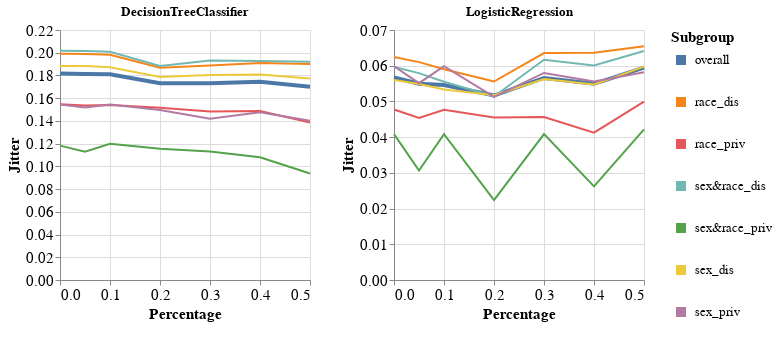

Notebook source saved alongside this figure:
### Markdown cell above
### Specific subgroup metric per dataset and multiple models

### Code cell
visualizer.create_subgroups_grid_pct_lines_per_model_plot(subgroup_metric='Jitter',
                                                          target_preprocessing_technique=PREPROCESSING_TECHNIQUES[0],
                                                          model_names=MODEL_NAMES)

### Figure 1 — Vega-Lite specification as saved in the notebook (floating-point values rounded to 4 significant figures)
{"config": {"view": {"continuousWidth": 400, "continuousHeight": 300}, "axis": {"labelFontSize": 15, "titleFontSize": 15}, "legend": {"labelFontSize": 13, "symbolStrokeWidth": 10, "titleFontSize": 15}}, "vconcat": [{"hconcat": [{"mark": "line", "encoding": {"color": {"field": "Subgroup", "type": "nominal"}, "strokeWidth": {"condition": {"value": 4, "test": "datum.Subgroup == 'overall'"}, "value": 2}, "x": {"field": "Percentage", "type": "quantitative"}, "y": {"field": "Metric_Value", "title": "Jitter", "type": "quantitative"}}, "height": 250, "title": "DecisionTreeClassifier", "width": 250}, {"data": {"name": "data-8e3f010fab317eb336cb9ab4fa7b270b"}, "mark": "line", "encoding": {"color": {"field": "Subgroup", "type": "nominal"}, "strokeWidth": {"condition": {"value": 4, "test": "datum.Subgroup == 'overall'"}, "value": 2}, "x": {"field": "Percentage", "type": "quantitative"}, "y": {"field": "Metric_Value", "title": "Jitter", "type": "quantitative"}}, "height": 250, "title": "LogisticRegression", "width": 250}]}], "data": {"name": "data-708f8a3e0bc0624662b78a042a5c7dd1"}, "$schema": "https://vega.github.io/schema/vega-lite/v4.17.0.json", "datasets": {"data-708f8a3e0bc0624662b78a042a5c7dd1": [{"Model_Name": "DecisionTreeClassifier", "Test_Set_Index": 0.0, "Metric": "Jitter", "Subgroup": "overall", "Num_Estimators": 50.0, "Metric_Value": 0.1818, "Percentage": 0.0}, {"Model_Name": "DecisionTreeClassifier", "Test_Set_Index": 0.0, "Metric": "Jitter", "Subgroup": "race_dis", "Num_Estimators": 50.0, "Metric_Value": 0.1991, "Percentage": 0.0}, {"Model_Name": "DecisionTreeClassifier", "Test_Set_Index": 0.0, "Metric": "Jitter", "Subgroup": "race_priv", "Num_Estimators": 50.0, "Metric_Value": 0.1546, "Percentage": 0.0}, {"Model_Name": "DecisionTreeClassifier", "Test_Set_Index": 0.0, "Metric": "Jitter", "Subgroup": "sex&race_dis", "Num_Estimators": 50.0, "Metric_Value": 0.2018, "Percentage": 0.0}, {"Model_Name": "DecisionTreeClassifier", "Test_Set_Index": 0.0, "Metric": "Jitter", "Subgroup": "sex&race_priv", "Num_Estimators": 50.0, "Metric_Value": 0.1182, "Percentage": 0.0}, {"Model_Name": "DecisionTreeClassifier", "Test_Set_Index": 0.0, "Metric": "Jitter", "Subgroup": "sex_dis", "Num_Estimators": 50.0, "Metric_Value": 0.1883, "Percentage": 0.0}, {"Model_Name": "DecisionTreeClassifier", "Test_Set_Index": 0.0, "Metric": "Jitter", "Subgroup": "sex_priv", "Num_Estimators": 50.0, "Metric_Value": 0.1544, "Percentage": 0.0}, {"Model_Name": "DecisionTreeClassifier", "Test_Set_Index": 1.0, "Metric": "Jitter", "Subgroup": "overall", "Num_Estimators": 50.0, "Metric_Value": 0.1813, "Percentage": 0.05}, {"Model_Name": "DecisionTreeClassifier", "Test_Set_Index": 1.0, "Metric": "Jitter", "Subgroup": "race_dis", "Num_Estimators": 50.0, "Metric_Value": 0.1989, "Percentage": 0.05}, {"Model_Name": "DecisionTreeClassifier", "Test_Set_Index": 1.0, "Metric": "Jitter", "Subgroup": "race_priv", "Num_Estimators": 50.0, "Metric_Value": 0.1535, "Percentage": 0.05}, {"Model_Name": "DecisionTreeClassifier", "Test_Set_Index": 1.0, "Metric": "Jitter", "Subgroup": "sex&race_dis", "Num_Estimators": 50.0, "Metric_Value": 0.2015, "Percentage": 0.05}, {"Model_Name": "DecisionTreeClassifier", "Test_Set_Index": 1.0, "Metric": "Jitter", "Subgroup": "sex&race_priv", "Num_Estimators": 50.0, "Metric_Value": 0.1129, "Percentage": 0.05}, {"Model_Name": "DecisionTreeClassifier", "Test_Set_Index": 1.0, "Metric": "Jitter", "Subgroup": "sex_dis", "Num_Estimators": 50.0, "Metric_Value": 0.1883, "Percentage": 0.05}, {"Model_Name": "DecisionTreeClassifier", "Test_Set_Index": 1.0, "Metric": "Jitter", "Subgroup": "sex_priv", "Num_Estimators": 50.0, "Metric_Value": 0.1519, "Percentage": 0.05}, {"Model_Name": "DecisionTreeClassifier", "Test_Set_Index": 2.0, "Metric": "Jitter", "Subgroup": "overall", "Num_Estimators": 50.0, "Metric_Value": 0.181, "Percentage": 0.1}, {"Model_Name": "DecisionTreeClassifier", "Test_Set_Index": 2.0, "Metric": "Jitter", "Subgroup": "race_dis", "Num_Estimators": 50.0, "Metric_Value": 0.1982, "Percentage": 0.1}, {"Model_Name": "DecisionTreeClassifier", "Test_Set_Index": 2.0, "Metric": "Jitter", "Subgroup": "race_priv", "Num_Estimators": 50.0, "Metric_Value": 0.154, "Percentage": 0.1}, {"Model_Name": "DecisionTreeClassifier", "Test_Set_Index": 2.0, "Metric": "Jitter", "Subgroup": "sex&race_dis", "Num_Estimators": 50.0, "Metric_Value": 0.2009, "Percentage": 0.1}, {"Model_Name": "DecisionTreeClassifier", "Test_Set_Index": 2.0, "Metric": "Jitter", "Subgroup": "sex&race_priv", "Num_Estimators": 50.0, "Metric_Value": 0.1198, "Percentage": 0.1}, {"Model_Name": "DecisionTreeClassifier", "Test_Set_Index": 2.0, "Metric": "Jitter", "Subgroup": "sex_dis", "Num_Estimators": 50.0, "Metric_Value": 0.1873, "Percentage": 0.1}, {"Model_Name": "DecisionTreeClassifier", "Test_Set_Index": 2.0, "Metric": "Jitter", "Subgroup": "sex_priv", "Num_Estimators": 50.0, "Metric_Value": 0.1545, "Percentage": 0.1}, {"Model_Name": "DecisionTreeClassifier", "Test_Set_Index": 3.0, "Metric": "Jitter", "Subgroup": "overall", "Num_Estimators": 50.0, "Metric_Value": 0.1731, "Percentage": 0.2}, {"Model_Name": "DecisionTreeClassifier", "Test_Set_Index": 3.0, "Metric": "Jitter", "Subgroup": "race_dis", "Num_Estimators": 50.0, "Metric_Value": 0.1867, "Percentage": 0.2}, {"Model_Name": "DecisionTreeClassifier", "Test_Set_Index": 3.0, "Metric": "Jitter", "Subgroup": "race_priv", "Num_Estimators": 50.0, "Metric_Value": 0.1516, "Percentage": 0.2}, {"Model_Name": "DecisionTreeClassifier", "Test_Set_Index": 3.0, "Metric": "Jitter", "Subgroup": "sex&race_dis", "Num_Estimators": 50.0, "Metric_Value": 0.1883, "Percentage": 0.2}, {"Model_Name": "DecisionTreeClassifier", "Test_Set_Index": 3.0, "Metric": "Jitter", "Subgroup": "sex&race_priv", "Num_Estimators": 50.0, "Metric_Value": 0.1156, "Percentage": 0.2}, {"Model_Name": "DecisionTreeClassifier", "Test_Set_Index": 3.0, "Metric": "Jitter", "Subgroup": "sex_dis", "Num_Estimators": 50.0, "Metric_Value": 0.1786, "Percentage": 0.2}, {"Model_Name": "DecisionTreeClassifier", "Test_Set_Index": 3.0, "Metric": "Jitter", "Subgroup": "sex_priv", "Num_Estimators": 50.0, "Metric_Value": 0.1495, "Percentage": 0.2}, {"Model_Name": "DecisionTreeClassifier", "Test_Set_Index": 4.0, "Metric": "Jitter", "Subgroup": "overall", "Num_Estimators": 50.0, "Metric_Value": 0.1731, "Percentage": 0.3}, {"Model_Name": "DecisionTreeClassifier", "Test_Set_Index": 4.0, "Metric": "Jitter", "Subgroup": "race_dis", "Num_Estimators": 50.0, "Metric_Value": 0.1888, "Percentage": 0.3}, {"Model_Name": "DecisionTreeClassifier", "Test_Set_Index": 4.0, "Metric": "Jitter", "Subgroup": "race_priv", "Num_Estimators": 50.0, "Metric_Value": 0.1484, "Percentage": 0.3}, {"Model_Name": "DecisionTreeClassifier", "Test_Set_Index": 4.0, "Metric": "Jitter", "Subgroup": "sex&race_dis", "Num_Estimators": 50.0, "Metric_Value": 0.1932, "Percentage": 0.3}, {"Model_Name": "DecisionTreeClassifier", "Test_Set_Index": 4.0, "Metric": "Jitter", "Subgroup": "sex&race_priv", "Num_Estimators": 50.0, "Metric_Value": 0.1131, "Percentage": 0.3}, {"Model_Name": "DecisionTreeClassifier", "Test_Set_Index": 4.0, "Metric": "Jitter", "Subgroup": "sex_dis", "Num_Estimators": 50.0, "Metric_Value": 0.1805, "Percentage": 0.3}, {"Model_Name": "DecisionTreeClassifier", "Test_Set_Index": 4.0, "Metric": "Jitter", "Subgroup": "sex_priv", "Num_Estimators": 50.0, "Metric_Value": 0.142, "Percentage": 0.3}, {"Model_Name": "DecisionTreeClassifier", "Test_Set_Index": 5.0, "Metric": "Jitter", "Subgroup": "overall", "Num_Estimators": 50.0, "Metric_Value": 0.1745, "Percentage": 0.4}, {"Model_Name": "DecisionTreeClassifier", "Test_Set_Index": 5.0, "Metric": "Jitter", "Subgroup": "race_dis", "Num_Estimators": 50.0, "Metric_Value": 0.191, "Percentage": 0.4}, {"Model_Name": "DecisionTreeClassifier", "Test_Set_Index": 5.0, "Metric": "Jitter", "Subgroup": "race_priv", "Num_Estimators": 50.0, "Metric_Value": 0.1487, "Percentage": 0.4}, {"Model_Name": "DecisionTreeClassifier", "Test_Set_Index": 5.0, "Metric": "Jitter", "Subgroup": "sex&race_dis", "Num_Estimators": 50.0, "Metric_Value": 0.1928, "Percentage": 0.4}, {"Model_Name": "DecisionTreeClassifier", "Test_Set_Index": 5.0, "Metric": "Jitter", "Subgroup": "sex&race_priv", "Num_Estimators": 50.0, "Metric_Value": 0.108, "Percentage": 0.4}, {"Model_Name": "DecisionTreeClassifier", "Test_Set_Index": 5.0, "Metric": "Jitter", "Subgroup": "sex_dis", "Num_Estimators": 50.0, "Metric_Value": 0.1809, "Percentage": 0.4}, {"Model_Name": "DecisionTreeClassifier", "Test_Set_Index": 5.0, "Metric": "Jitter", "Subgroup": "sex_priv", "Num_Estimators": 50.0, "Metric_Value": 0.1475, "Percentage": 0.4}, {"Model_Name": "DecisionTreeClassifier", "Test_Set_Index": 6.0, "Metric": "Jitter", "Subgroup": "overall", "Num_Estimators": 50.0, "Metric_Value": 0.1701, "Percentage": 0.5}, {"Model_Name": "DecisionTreeClassifier", "Test_Set_Index": 6.0, "Metric": "Jitter", "Subgroup": "race_dis", "Num_Estimators": 50.0, "Metric_Value": 0.1901, "Percentage": 0.5}, {"Model_Name": "DecisionTreeClassifier", "Test_Set_Index": 6.0, "Metric": "Jitter", "Subgroup": "race_priv", "Num_Estimators": 50.0, "Metric_Value": 0.1387, "Percentage": 0.5}, {"Model_Name": "DecisionTreeClassifier", "Test_Set_Index": 6.0, "Metric": "Jitter", "Subgroup": "sex&race_dis", "Num_Estimators": 50.0, "Metric_Value": 0.192, "Percentage": 0.5}, {"Model_Name": "DecisionTreeClassifier", "Test_Set_Index": 6.0, "Metric": "Jitter", "Subgroup": "sex&race_priv", "Num_Estimators": 50.0, "Metric_Value": 0.09369, "Percentage": 0.5}, {"Model_Name": "DecisionTreeClassifier", "Test_Set_Index": 6.0, "Metric": "Jitter", "Subgroup": "sex_dis", "Num_Estimators": 50.0, "Metric_Value": 0.1772, "Percentage": 0.5}, {"Model_Name": "DecisionTreeClassifier", "Test_Set_Index": 6.0, "Metric": "Jitter", "Subgroup": "sex_priv", "Num_Estimators": 50.0, "Metric_Value": 0.1402, "Percentage": 0.5}], "data-8e3f010fab317eb336cb9ab4fa7b270b": [{"Model_Name": "LogisticRegression", "Test_Set_Index": 0.0, "Metric": "Jitter", "Subgroup": "overall", "Num_Estimators": 50.0, "Metric_Value": 0.05671, "Percentage": 0.0}, {"Model_Name": "LogisticRegression", "Test_Set_Index": 0.0, "Metric": "Jitter", "Subgroup": "race_dis", "Num_Estimators": 50.0, "Metric_Value": 0.06242, "Percentage": 0.0}, {"Model_Name": "LogisticRegression", "Test_Set_Index": 0.0, "Metric": "Jitter", "Subgroup": "race_priv", "Num_Estimators": 50.0, "Metric_Value": 0.04772, "Percentage": 0.0}, {"Model_Name": "LogisticRegression", "Test_Set_Index": 0.0, "Metric": "Jitter", "Subgroup": "sex&race_dis", "Num_Estimators": 50.0, "Metric_Value": 0.05961, "Percentage": 0.0}, {"Model_Name": "LogisticRegression", "Test_Set_Index": 0.0, "Metric": "Jitter", "Subgroup": "sex&race_priv", "Num_Estimators": 50.0, "Metric_Value": 0.04084, "Percentage": 0.0}, {"Model_Name": "LogisticRegression", "Test_Set_Index": 0.0, "Metric": "Jitter", "Subgroup": "sex_dis", "Num_Estimators": 50.0, "Metric_Value": 0.05597, "Percentage": 0.0}, {"Model_Name": "LogisticRegression", "Test_Set_Index": 0.0, "Metric": "Jitter", "Subgroup": "sex_priv", "Num_Estimators": 50.0, "Metric_Value": 0.05985, "Percentage": 0.0}, {"Model_Name": "LogisticRegression", "Test_Set_Index": 1.0, "Metric": "Jitter", "Subgroup": "overall", "Num_Estimators": 50.0, "Metric_Value": 0.05495, "Percentage": 0.05}, {"Model_Name": "LogisticRegression", "Test_Set_Index": 1.0, "Metric": "Jitter", "Subgroup": "race_dis", "Num_Estimators": 50.0, "Metric_Value": 0.06101, "Percentage": 0.05}, {"Model_Name": "LogisticRegression", "Test_Set_Index": 1.0, "Metric": "Jitter", "Subgroup": "race_priv", "Num_Estimators": 50.0, "Metric_Value": 0.04539, "Percentage": 0.05}, {"Model_Name": "LogisticRegression", "Test_Set_Index": 1.0, "Metric": "Jitter", "Subgroup": "sex&race_dis", "Num_Estimators": 50.0, "Metric_Value": 0.05792, "Percentage": 0.05}, {"Model_Name": "LogisticRegression", "Test_Set_Index": 1.0, "Metric": "Jitter", "Subgroup": "sex&race_priv", "Num_Estimators": 50.0, "Metric_Value": 0.03066, "Percentage": 0.05}, {"Model_Name": "LogisticRegression", "Test_Set_Index": 1.0, "Metric": "Jitter", "Subgroup": "sex_dis", "Num_Estimators": 50.0, "Metric_Value": 0.05491, "Percentage": 0.05}, {"Model_Name": "LogisticRegression", "Test_Set_Index": 1.0, "Metric": "Jitter", "Subgroup": "sex_priv", "Num_Estimators": 50.0, "Metric_Value": 0.05511, "Percentage": 0.05}, {"Model_Name": "LogisticRegression", "Test_Set_Index": 2.0, "Metric": "Jitter", "Subgroup": "overall", "Num_Estimators": 50.0, "Metric_Value": 0.05459, "Percentage": 0.1}, {"Model_Name": "LogisticRegression", "Test_Set_Index": 2.0, "Metric": "Jitter", "Subgroup": "race_dis", "Num_Estimators": 50.0, "Metric_Value": 0.05901, "Percentage": 0.1}, {"Model_Name": "LogisticRegression", "Test_Set_Index": 2.0, "Metric": "Jitter", "Subgroup": "race_priv", "Num_Estimators": 50.0, "Metric_Value": 0.04763, "Percentage": 0.1}, {"Model_Name": "LogisticRegression", "Test_Set_Index": 2.0, "Metric": "Jitter", "Subgroup": "sex&race_dis", "Num_Estimators": 50.0, "Metric_Value": 0.05552, "Percentage": 0.1}, {"Model_Name": "LogisticRegression", "Test_Set_Index": 2.0, "Metric": "Jitter", "Subgroup": "sex&race_priv", "Num_Estimators": 50.0, "Metric_Value": 0.04084, "Percentage": 0.1}, {"Model_Name": "LogisticRegression", "Test_Set_Index": 2.0, "Metric": "Jitter", "Subgroup": "sex_dis", "Num_Estimators": 50.0, "Metric_Value": 0.05335, "Percentage": 0.1}, {"Model_Name": "LogisticRegression", "Test_Set_Index": 2.0, "Metric": "Jitter", "Subgroup": "sex_priv", "Num_Estimators": 50.0, "Metric_Value": 0.05985, "Percentage": 0.1}, {"Model_Name": "LogisticRegression", "Test_Set_Index": 3.0, "Metric": "Jitter", "Subgroup": "overall", "Num_Estimators": 50.0, "Metric_Value": 0.05166, "Percentage": 0.2}, {"Model_Name": "LogisticRegression", "Test_Set_Index": 3.0, "Metric": "Jitter", "Subgroup": "race_dis", "Num_Estimators": 50.0, "Metric_Value": 0.05557, "Percentage": 0.2}, {"Model_Name": "LogisticRegression", "Test_Set_Index": 3.0, "Metric": "Jitter", "Subgroup": "race_priv", "Num_Estimators": 50.0, "Metric_Value": 0.04548, "Percentage": 0.2}, {"Model_Name": "LogisticRegression", "Test_Set_Index": 3.0, "Metric": "Jitter", "Subgroup": "sex&race_dis", "Num_Estimators": 50.0, "Metric_Value": 0.0514, "Percentage": 0.2}, {"Model_Name": "LogisticRegression", "Test_Set_Index": 3.0, "Metric": "Jitter", "Subgroup": "sex&race_priv", "Num_Estimators": 50.0, "Metric_Value": 0.02238, "Percentage": 0.2}, {"Model_Name": "LogisticRegression", "Test_Set_Index": 3.0, "Metric": "Jitter", "Subgroup": "sex_dis", "Num_Estimators": 50.0, "Metric_Value": 0.05175, "Percentage": 0.2}, {"Model_Name": "LogisticRegression", "Test_Set_Index": 3.0, "Metric": "Jitter", "Subgroup": "sex_priv", "Num_Estimators": 50.0, "Metric_Value": 0.05126, "Percentage": 0.2}, {"Model_Name": "LogisticRegression", "Test_Set_Index": 4.0, "Metric": "Jitter", "Subgroup": "overall", "Num_Estimators": 50.0, "Metric_Value": 0.05658, "Percentage": 0.3}, {"Model_Name": "LogisticRegression", "Test_Set_Index": 4.0, "Metric": "Jitter", "Subgroup": "race_dis", "Num_Estimators": 50.0, "Metric_Value": 0.06354, "Percentage": 0.3}, {"Model_Name": "LogisticRegression", "Test_Set_Index": 4.0, "Metric": "Jitter", "Subgroup": "race_priv", "Num_Estimators": 50.0, "Metric_Value": 0.04562, "Percentage": 0.3}, {"Model_Name": "LogisticRegression", "Test_Set_Index": 4.0, "Metric": "Jitter", "Subgroup": "sex&race_dis", "Num_Estimators": 50.0, "Metric_Value": 0.06166, "Percentage": 0.3}, {"Model_Name": "LogisticRegression", "Test_Set_Index": 4.0, "Metric": "Jitter", "Subgroup": "sex&race_priv", "Num_Estimators": 50.0, "Metric_Value": 0.04084, "Percentage": 0.3}, {"Model_Name": "LogisticRegression", "Test_Set_Index": 4.0, "Metric": "Jitter", "Subgroup": "sex_dis", "Num_Estimators": 50.0, "Metric_Value": 0.05625, "Percentage": 0.3}, {"Model_Name": "LogisticRegression", "Test_Set_Index": 4.0, "Metric": "Jitter", "Subgroup": "sex_priv", "Num_Estimators": 50.0, "Metric_Value": 0.05798, "Percentage": 0.3}, {"Model_Name": "LogisticRegression", "Test_Set_Index": 5.0, "Metric": "Jitter", "Subgroup": "overall", "Num_Estimators": 50.0, "Metric_Value": 0.05493, "Percentage": 0.4}, {"Model_Name": "LogisticRegression", "Test_Set_Index": 5.0, "Metric": "Jitter", "Subgroup": "race_dis", "Num_Estimators": 50.0, "Metric_Value": 0.0636, "Percentage": 0.4}, {"Model_Name": "LogisticRegression", "Test_Set_Index": 5.0, "Metric": "Jitter", "Subgroup": "race_priv", "Num_Estimators": 50.0, "Metric_Value": 0.04126, "Percentage": 0.4}, {"Model_Name": "LogisticRegression", "Test_Set_Index": 5.0, "Metric": "Jitter", "Subgroup": "sex&race_dis", "Num_Estimators": 50.0, "Metric_Value": 0.06007, "Percentage": 0.4}, {"Model_Name": "LogisticRegression", "Test_Set_Index": 5.0, "Metric": "Jitter", "Subgroup": "sex&race_priv", "Num_Estimators": 50.0, "Metric_Value": 0.02622, "Percentage": 0.4}, {"Model_Name": "LogisticRegression", "Test_Set_Index": 5.0, "Metric": "Jitter", "Subgroup": "sex_dis", "Num_Estimators": 50.0, "Metric_Value": 0.05477, "Percentage": 0.4}, {"Model_Name": "LogisticRegression", "Test_Set_Index": 5.0, "Metric": "Jitter", "Subgroup": "sex_priv", "Num_Estimators": 50.0, "Metric_Value": 0.0556, "Percentage": 0.4}, {"Model_Name": "LogisticRegression", "Test_Set_Index": 6.0, "Metric": "Jitter", "Subgroup": "overall", "Num_Estimators": 50.0, "Metric_Value": 0.05944, "Percentage": 0.5}, {"Model_Name": "LogisticRegression", "Test_Set_Index": 6.0, "Metric": "Jitter", "Subgroup": "race_dis", "Num_Estimators": 50.0, "Metric_Value": 0.06546, "Percentage": 0.5}, {"Model_Name": "LogisticRegression", "Test_Set_Index": 6.0, "Metric": "Jitter", "Subgroup": "race_priv", "Num_Estimators": 50.0, "Metric_Value": 0.04996, "Percentage": 0.5}, {"Model_Name": "LogisticRegression", "Test_Set_Index": 6.0, "Metric": "Jitter", "Subgroup": "sex&race_dis", "Num_Estimators": 50.0, "Metric_Value": 0.06411, "Percentage": 0.5}, {"Model_Name": "LogisticRegression", "Test_Set_Index": 6.0, "Metric": "Jitter", "Subgroup": "sex&race_priv", "Num_Estimators": 50.0, "Metric_Value": 0.04218, "Percentage": 0.5}, {"Model_Name": "LogisticRegression", "Test_Set_Index": 6.0, "Metric": "Jitter", "Subgroup": "sex_dis", "Num_Estimators": 50.0, "Metric_Value": 0.05973, "Percentage": 0.5}, {"Model_Name": "LogisticRegression", "Test_Set_Index": 6.0, "Metric": "Jitter", "Subgroup": "sex_priv", "Num_Estimators": 50.0, "Metric_Value": 0.0582, "Percentage": 0.5}]}}
